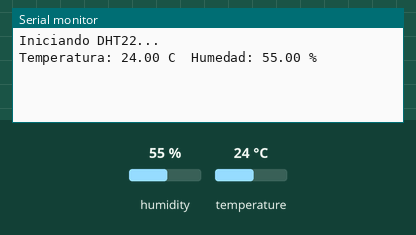
Simulated run of this sketch. Board: Arduino Uno, built with avr-gcc and run on an emulated ATmega328P. On the bench: the last lines printed to the serial monitor. Inputs (shaded band) come from the test bench; at power-on: humidity 55 %, temperature 24 °C.

Above: at 4.2 s.
4.3 s: humidity set to 22 %
At 7.2 s:
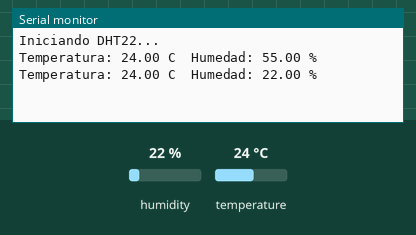
8.1 s: temperature set to 12 °C
At 9.7 s:
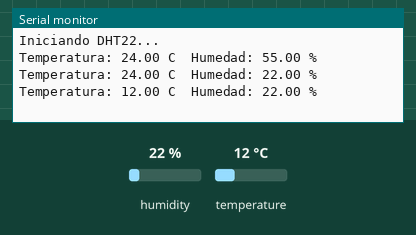
11.9 s: humidity set to 40 %
At 13.4 s:
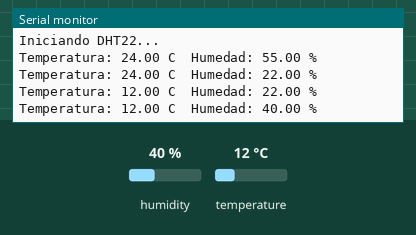
Timing chart, 0 to 14.9 s (numbered marks = the images above; inputs shaded):
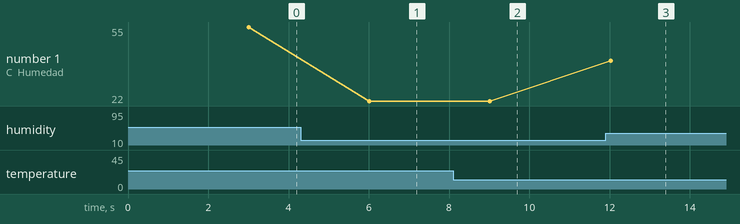

Measured:
- after the input at 4.3 s, the serial monitor: prints a new line after 1.7 s (image 1)
- after the input at 8.1 s, the serial monitor: prints a new line after 0.92 s (image 2)
- after the input at 11.9 s, the serial monitor: prints a new line after 0.12 s (image 3)
- plotted number 1: 55 → 22 after the input at 4.3 s, 22 → 40 after the input at 11.9 s

The sketch:

sketch_apr24a.ino
```cpp
/*
  Sketch basico de adquisicion para el nodo fisico Arduino.

  Este programa inicializa el sensor DHT22 y publica por el puerto serie las
  lecturas de temperatura y humedad. Dentro del TFG, este sketch representa la
  fuente fisica de datos que luego puede ser leida por Python para:

  - guardar lecturas en local,
  - enviarlas a la API web,
  - o ambas cosas a la vez.

  Flujo general del sketch:
  1. Arrancar el puerto serie.
  2. Inicializar el sensor DHT22.
  3. Leer temperatura y humedad en cada ciclo.
  4. Enviar los resultados por Serial en un formato legible.
  5. Esperar unos segundos antes de repetir.
*/

#include <DHT.h>

// Pin digital donde se conecta la linea de datos del DHT22.
#define DHTPIN 7

// Tipo de sensor ambiental utilizado en la maqueta.
#define DHTTYPE DHT22

// Instancia principal de la libreria DHT.
DHT dht(DHTPIN, DHTTYPE);

void setup() {
  // Se abre el puerto serie para monitorizacion y lectura desde Python.
  Serial.begin(9600);

  // Mensaje inicial util para comprobar que el sketch ha arrancado bien.
  Serial.println("Iniciando DHT22...");

  // Inicializa la libreria y el sensor fisico.
  dht.begin();

  // Pequena espera para estabilizar la primera lectura.
  delay(3000);
}

void loop() {
  // Lee las dos magnitudes ambientales soportadas por este sensor.
  float humedad = dht.readHumidity();
  float temperatura = dht.readTemperature();

  // Si el sensor falla, se informa y se reintenta en el siguiente ciclo.
  if (isnan(humedad) || isnan(temperatura)) {
    Serial.println("Error leyendo DHT22");
    delay(2000);
    return;
  }

  // Publicamos la temperatura con un prefijo claro para facilitar el parseo.
  Serial.print("Temperatura: ");
  Serial.print(temperatura);
  Serial.print(" C  ");

  // Publicamos la humedad en la misma linea para lectura humana rapida.
  Serial.print("Humedad: ");
  Serial.print(humedad);
  Serial.println(" %");

  // Cadencia basica de muestreo del nodo fisico.
  delay(3000);
}
```
